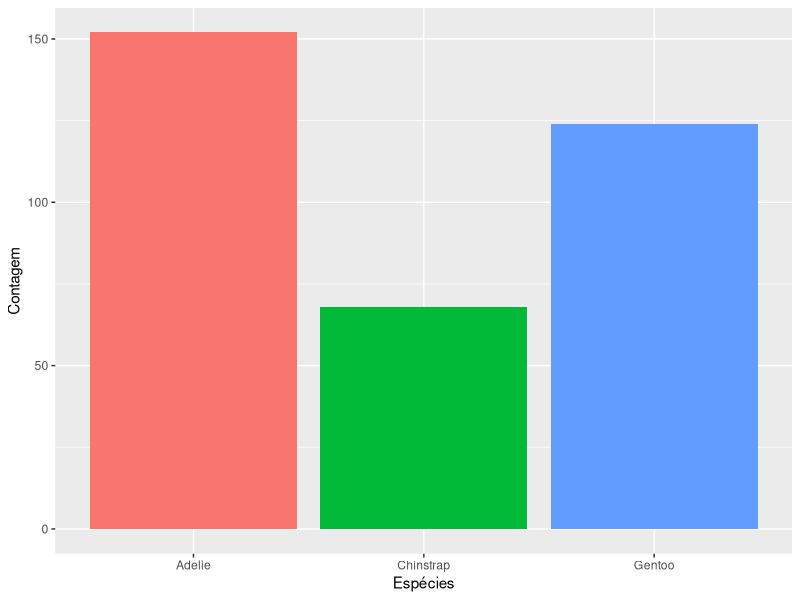
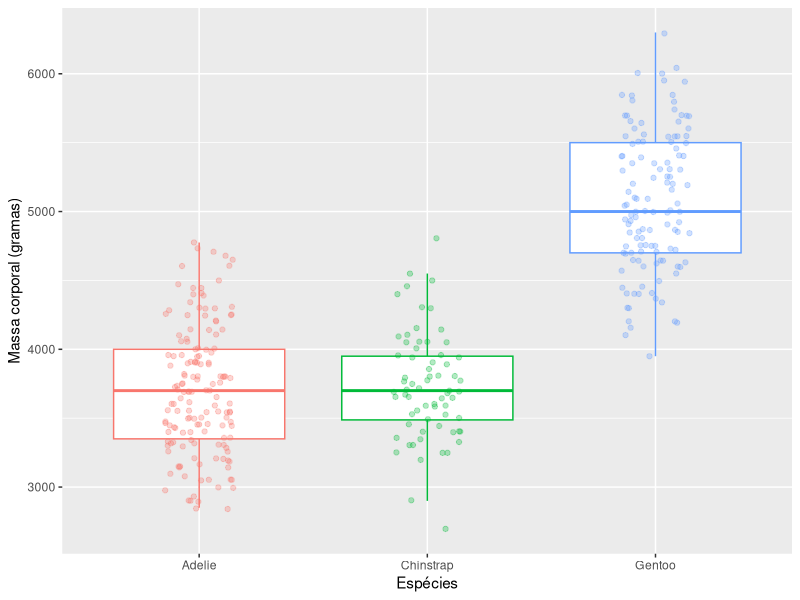
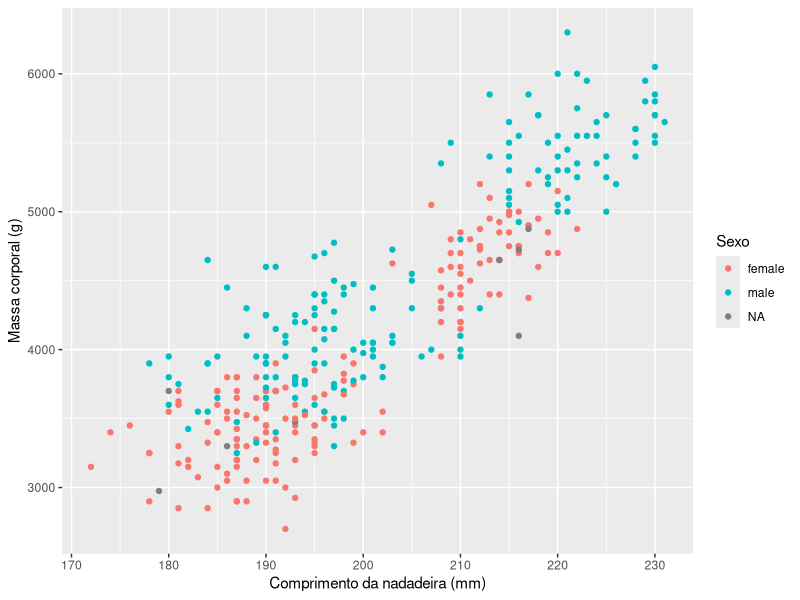
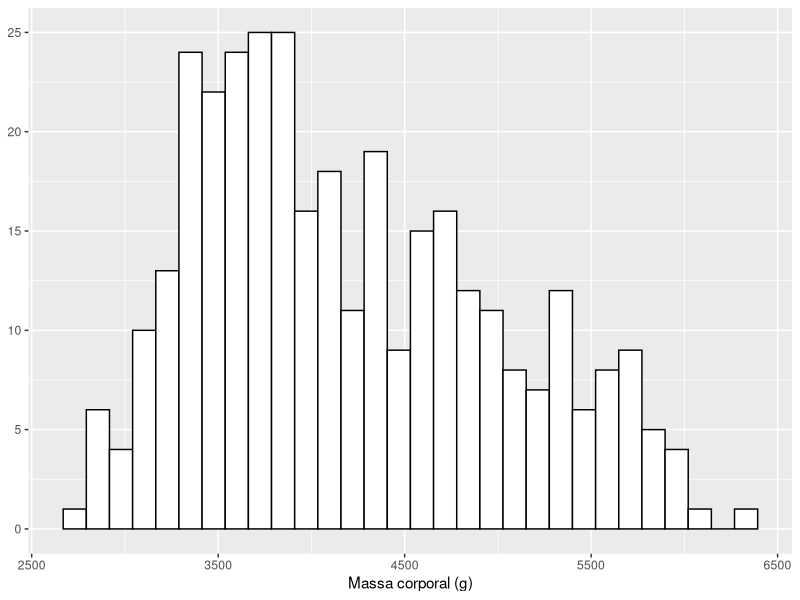

Write the R code that produced these figures, in order.
## ---- chunk 1
#| label: setup
#| echo: false
#| include: false
library(tidyverse)
library(patchwork)
library(palmerpenguins)
## ---- chunk 2
#| echo: false
#| message: false
#| warning: false
penguins |> 
  ggplot(aes(species, 
             fill = species))+
  geom_bar(position = "dodge")+
  labs(x = "Espécies",
       y = "Contagem")+
  theme(legend.position="none")
## ---- chunk 3
#| echo: false
#| message: false
#| warning: false
penguins |> 
  ggplot(aes(species,
             body_mass_g,
             colour = species))+
  geom_boxplot(outlier.colour = NA)+
  geom_jitter(alpha = 0.3, width = 0.15)+
  labs(x = "Espécies",
       y = "Massa corporal (gramas)")+
  theme(legend.position = "none")

## ---- chunk 4
#| echo: false
#| message: false
#| warning: false
penguins |> 
  ggplot(aes(flipper_length_mm, 
             body_mass_g,
             color = sex))+
  geom_point()+
  labs(x = "Comprimento da nadadeira (mm)",
       y = "Massa corporal (g)",
       color = "Sexo")
## ---- chunk 5
#| echo: false
#| message: false
#| warning: false
#| fig-dpi: 600
penguins |> 
  ggplot(aes(body_mass_g))+
  geom_histogram(color = "black",
                 fill = "white")+
  labs(x = "Massa corporal (g)",
                 y = NULL)
